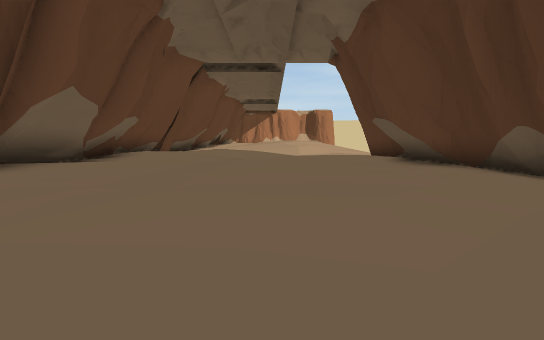
[1] (above)

13 first-person views from a walk through a 3-D level made in the Unity game engine. The camera is 1.2 m above the floor, tilts 6° down and sees 85° across. The floor is counted in squares, 2 m on a side. Each view is taken from the middle of a square. On the plan, view 1 faces up. The plan holds only what a view shows up to about 9 squares ahead; the rest is blank. The place goes on beyond the plan. The player character is not drawn. Some animated figures are not drawn. Door leaves are left out, so doorways stand open.

[2]
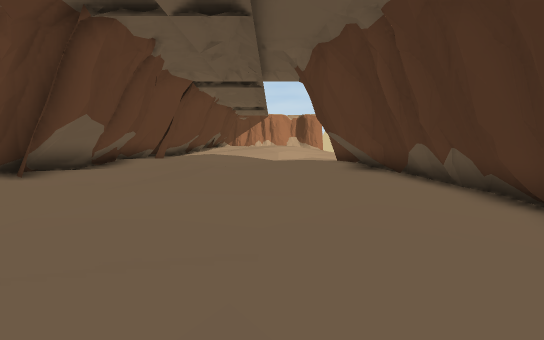

[3]
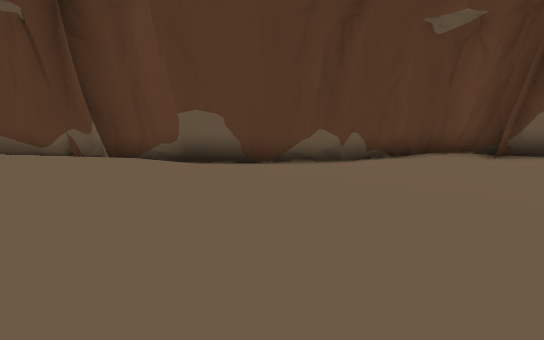

[4]
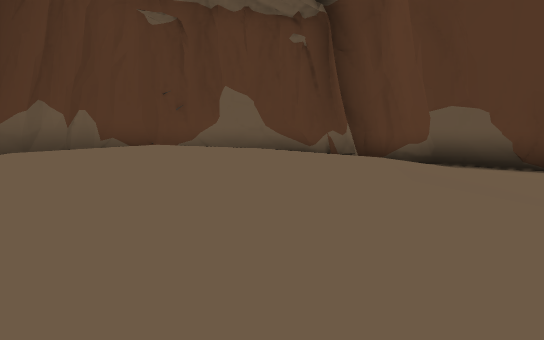

[5]
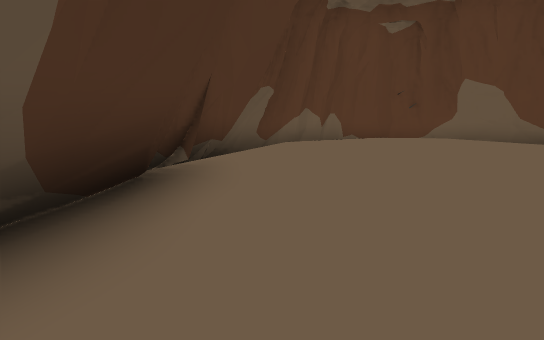

[6]
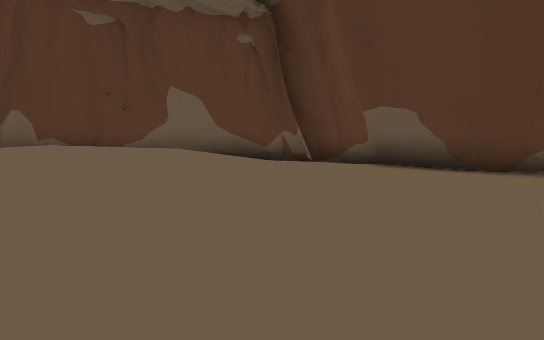

[7]
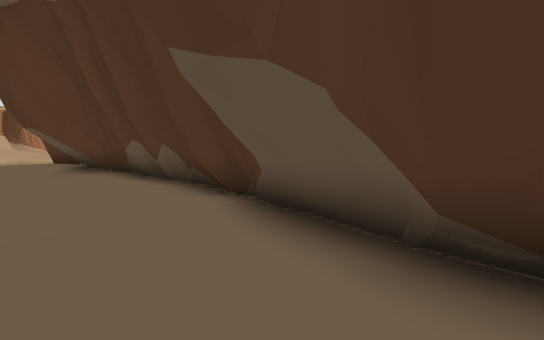

[8]
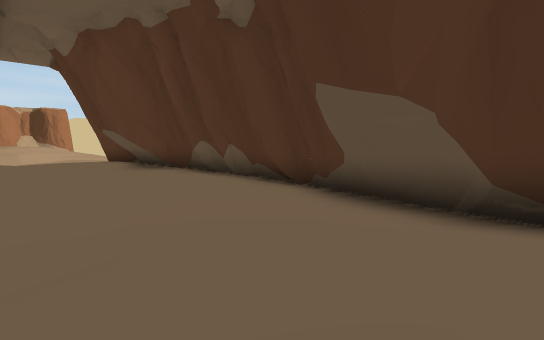

[9]
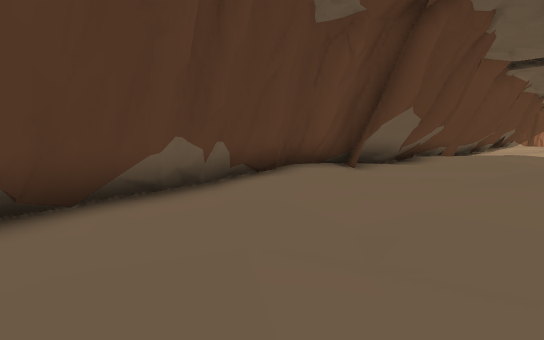

[10]
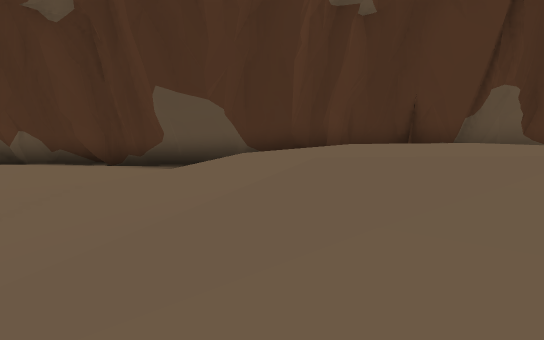

[11]
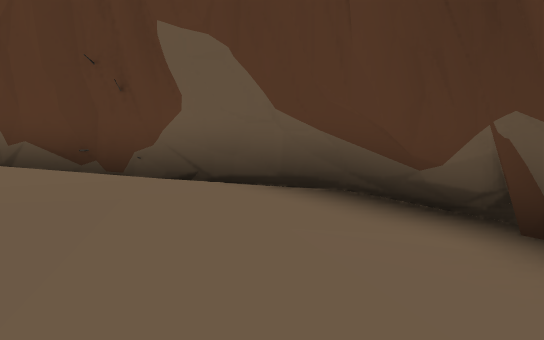

[12]
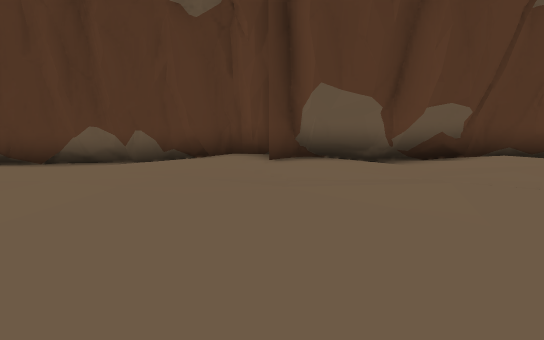

[13]
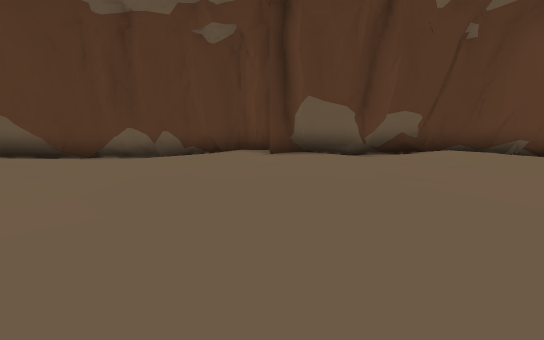

### Floor plan
Key: @ floor where view 1 was taken; # wall or solid block; . main floor; : floor 0.25 m higher than the main floor; - floor 0.25 m lower than the main floor; + floor 0.5 m higher than the main floor; _ floor 0.5 m lower than the main floor; * floor 0.75 m higher than the main floor; % floor 1 m higher than the main floor; / step, stairs or slope; = window, fence, low wall or low ledge; O other object.
Columns run from 6 left of view 1 to 6 right of it. Each row starts with its distance up from view 1.
  9  #:::.-___
  8  #..:..-__##
  7  #...:.----#
  6  #...:..---#
  5 ##.......--#_
  4 #........--#=
  3 #.......---#_
  2 #.--..-----#/
  1 #---.------#_
  0 #----.@..-##
 -1 #---.::+/.#/
 -2 ##...+**//#/
 -3  #..:+*%*+#-
 -4 =#..:+*%%*##
 -5 #-..:**%%*:#
 -6 =#..:+*%  ##
 -7  =##:+*  ##
 -8   =#######
 -9      OO/

Positions as (right, up) in squares from view 1, and headings:
1: (0, 0), facing up
2: (1, -2), facing up
3: (3, -1), facing left
4: (3, -1), facing down-left
5: (3, 0), facing down
6: (2, 0), facing down-left
7: (2, -2), facing up-right
8: (0, -2), facing up-right
9: (-1, -2), facing up-left
10: (-3, -2), facing right
11: (-3, -4), facing down
12: (2, 5), facing left
13: (4, 5), facing left
